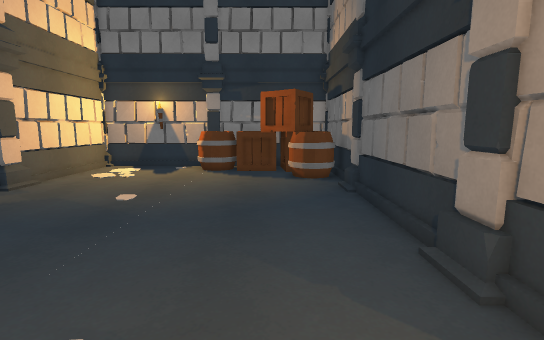
view 1 (above)

24 first-person views from a walk through a scene from a Unity 3-D project. The camera is 1.3 m above the floor, tilts 8° down and sees 85° across. The floor is counted in squares, 0.5 m on a side. Each view is taken from the middle of a square. On the plan, view 1 faces up. The plan holds only what a view shows up to about 19 squares ahead; the rest is blank. The place goes on beyond the plan. The player character is not drawn.

view 2
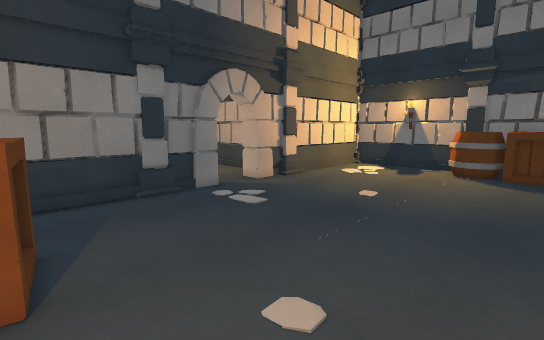

view 3
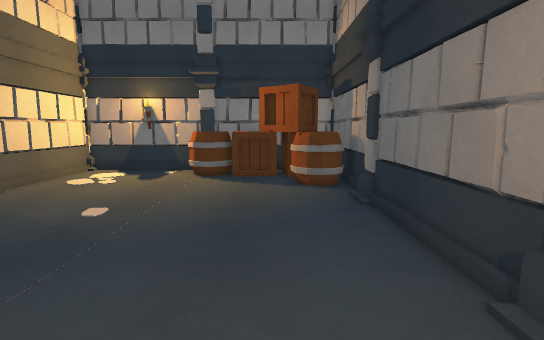

view 4
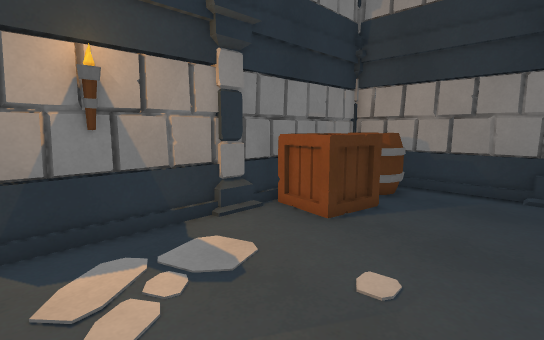

view 5
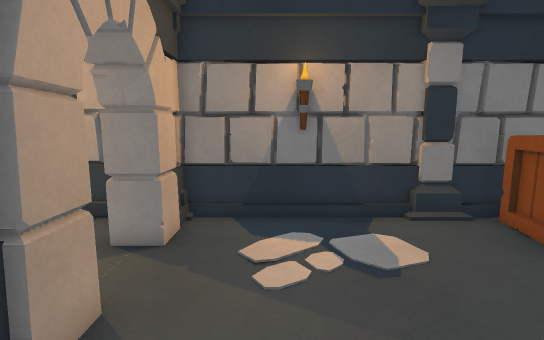

view 6
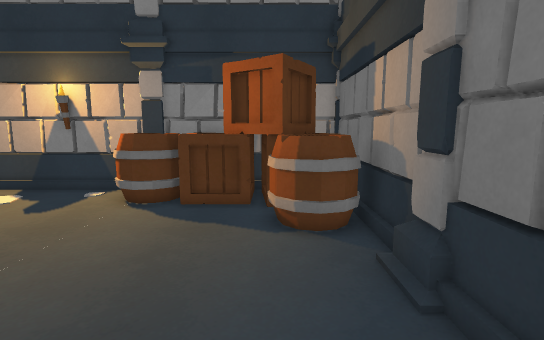

view 7
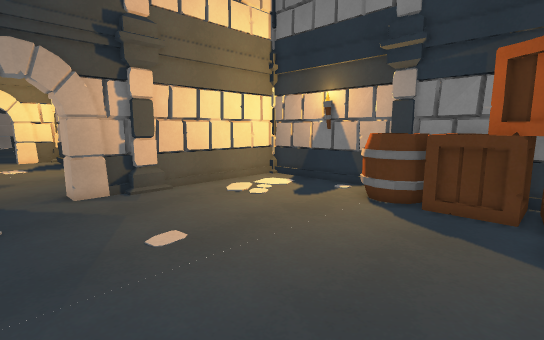

view 8
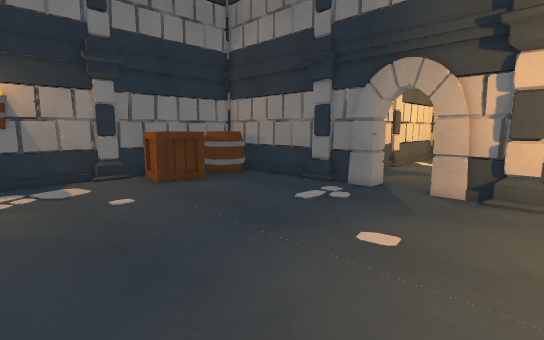

view 9
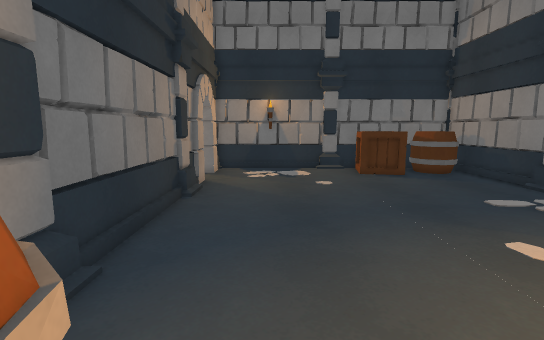

view 10
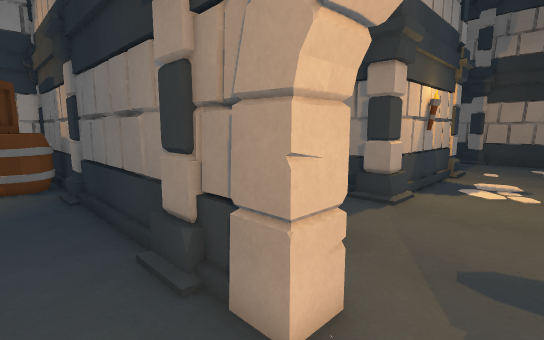

view 11
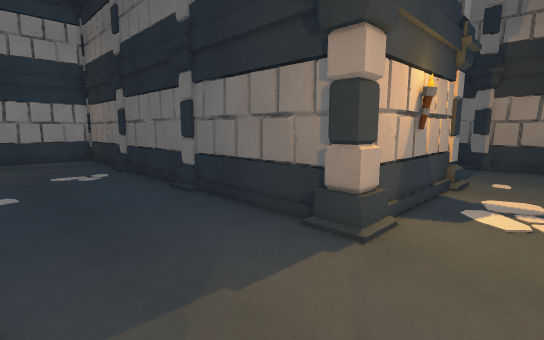

view 12
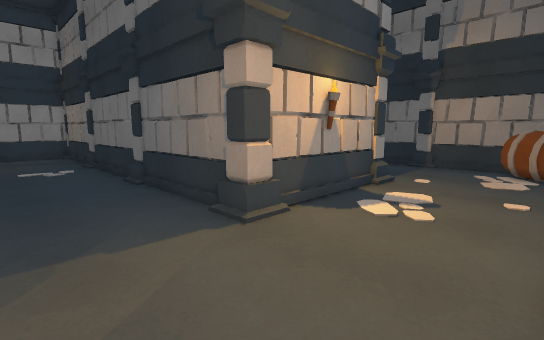

view 13
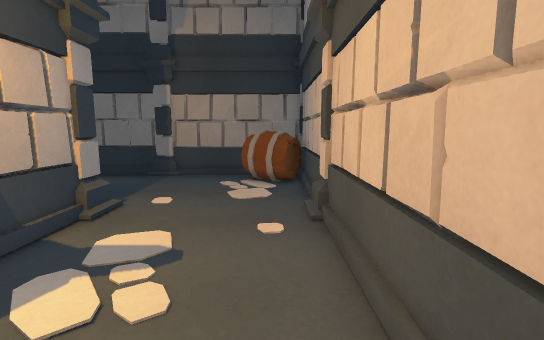

view 14
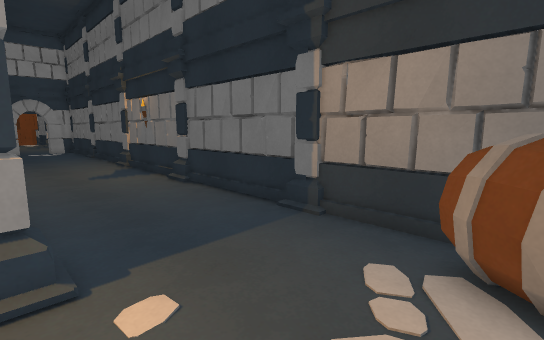

view 15
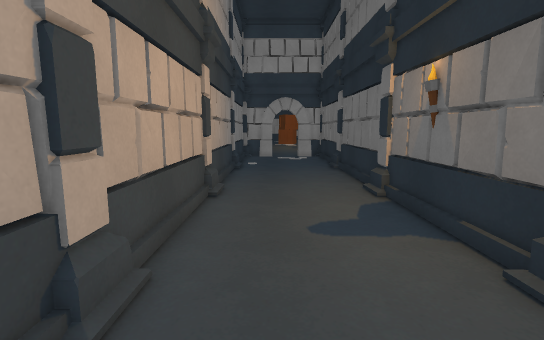

view 16
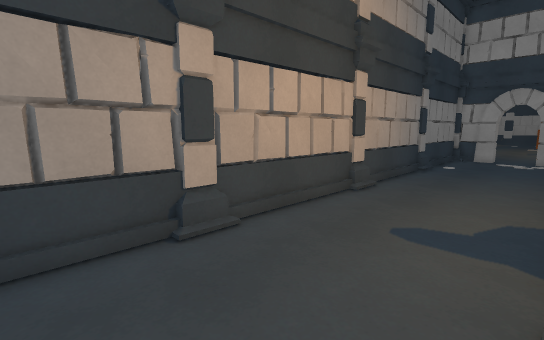

view 17
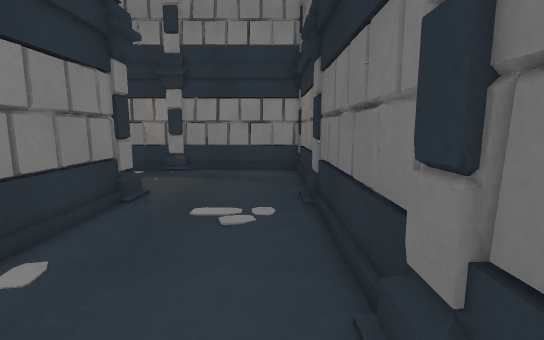

view 18
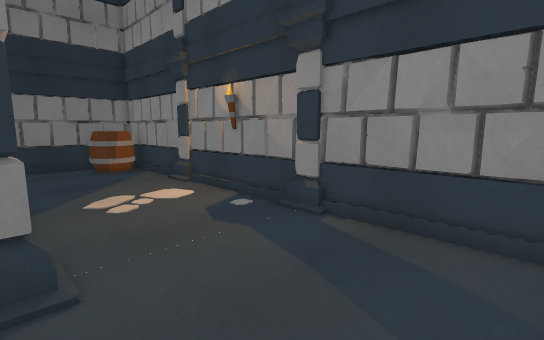

view 19
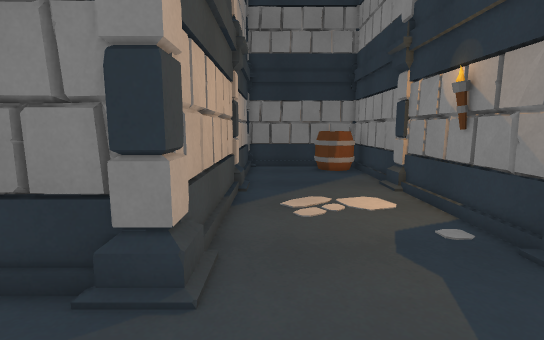

view 20
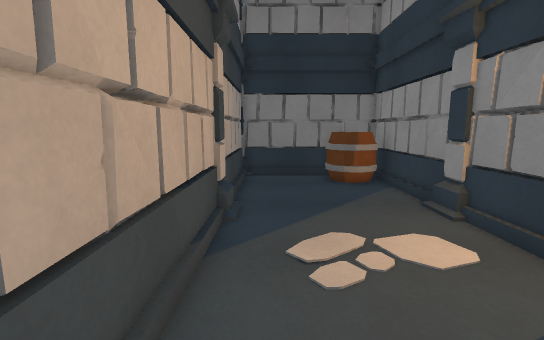

view 21
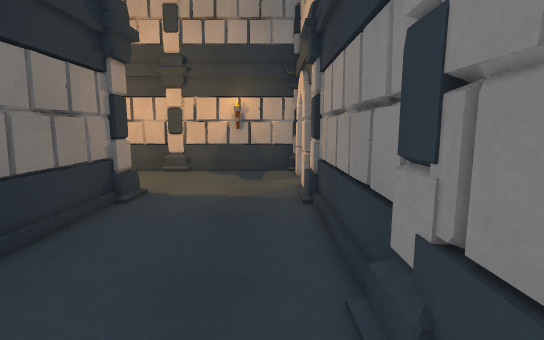

view 22
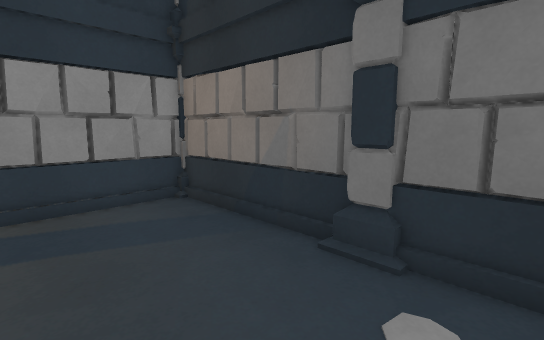

view 23
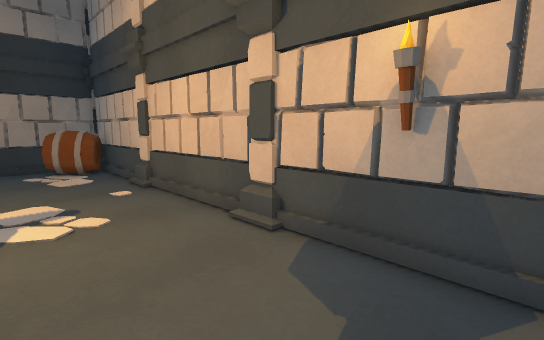

view 24
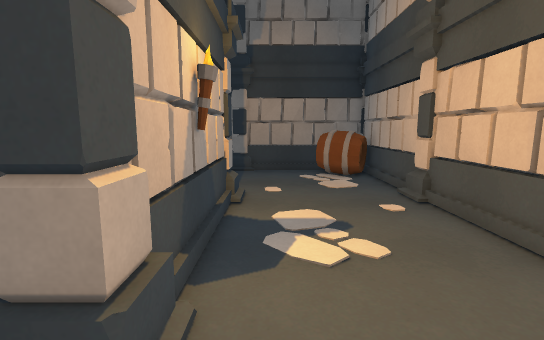

### Floor plan
Key: @ floor where view 1 was taken; # wall or solid block; . floor; / step, stairs or slope; = window, fence, low wall or low ledge; O other object.
Columns run from 14 left of view 1 to 28 right of it. Each row starts with its distance up from view 1.
 30                                   #......
 29   #########################       #......
 28   #  O....................#       #....../#
 27   #  O....................#       #.......#
 26   # OO....................#       #.......#
 25   #.......................#       #.......#
 24   #.......................#       #.......#
 23   #.......................#       #.......#
 22   #.......................#       #.......#
 21   #################.......#       #....../#
 20   #...... O OOOO  #.......#       #....../#
 19   #......OOOO OO O#.......#       #.......#
 18   #.......OOOOOOOO#.......#       #.......#
 17   #............ OO#.......#       #.......#
 16   #............OOO#.......#       #.......#
 15   #............OOO#.......#       #.......#
 14   #...............#.......#       #.......#
 13   #...............#.......#       #....../#
 12   #...............#.......#       #....../#
 11   #...............#.......#       #.......#
 10 ..................#.......#       #.......#
  9 ..................#.......#       #.......#
  8 .###..............#.......#        .......#
  7   ##..............#.......#        .......#
  6   #...............#......##        .......#
  5   #...............#......##########.......#
  4   #...............#.......=...............#
  3   #..............###......................#
  2   #..............###......................#
  1   #....O..................................#
  0   #OOO OOO....@........................OO #
 -1   # OOOOOO........#....................OO #
 -2   #    OOO........#....................OO #
 -3   #########################################

Where each view was taken, in squares from view 1:
view 1: 0 up, 0 right, facing up
view 2: 0 up, 0 right, facing up-left
view 3: 2 up, 0 right, facing up
view 4: 5 up, 2 right, facing down-left
view 5: 6 up, 1 right, facing down
view 6: 8 up, 1 right, facing up
view 7: 8 up, 1 right, facing up-left
view 8: 14 up, 1 right, facing down-left
view 9: 17 up, 0 right, facing down
view 10: 0 up, 1 right, facing up-right
view 11: 1 up, 5 right, facing up-right
view 12: 2 down, 6 right, facing up-right
view 13: 1 down, 11 right, facing right
view 14: 1 down, 20 right, facing up-right
view 15: 9 up, 23 right, facing up
view 16: 9 up, 27 right, facing up-left
view 17: 10 up, 10 right, facing up
view 18: 21 up, 10 right, facing up-left
view 19: 23 up, 9 right, facing left
view 20: 23 up, 5 right, facing left
view 21: 16 up, 6 right, facing down
view 22: 18 up, 6 right, facing up-right
view 23: 3 up, 6 right, facing down-right
view 24: 3 up, 9 right, facing right
